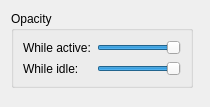
<ui version="4.0" >
 <class>saverConfig</class>
 <widget class="QWidget" name="saverConfig" >
  <property name="geometry" >
   <rect>
    <x>0</x>
    <y>0</y>
    <width>210</width>
    <height>107</height>
   </rect>
  </property>
  <property name="windowTitle" >
   <string>Configure Plasma</string>
  </property>
  <layout class="QFormLayout" name="formLayout" >
   <item row="0" column="0" >
    <widget class="QGroupBox" name="opacityGroup" >
     <property name="title" >
      <string>Opacity</string>
     </property>
     <layout class="QGridLayout" name="gridLayout" >
      <item row="0" column="0" >
       <widget class="QLabel" name="activeLabel" >
        <property name="text" >
         <string>While active:</string>
        </property>
        <property name="buddy" >
         <cstring>activeSlider</cstring>
        </property>
       </widget>
      </item>
      <item row="2" column="0" >
       <widget class="QLabel" name="idleLabel" >
        <property name="text" >
         <string>While idle:</string>
        </property>
        <property name="buddy" >
         <cstring>idleSlider</cstring>
        </property>
       </widget>
      </item>
      <item row="2" column="1" >
       <widget class="QSlider" name="idleSlider" >
        <property name="maximum" >
         <number>10</number>
        </property>
        <property name="singleStep" >
         <number>1</number>
        </property>
        <property name="pageStep" >
         <number>2</number>
        </property>
        <property name="value" >
         <number>10</number>
        </property>
        <property name="orientation" >
         <enum>Qt::Horizontal</enum>
        </property>
       </widget>
      </item>
      <item row="0" column="1" >
       <widget class="QSlider" name="activeSlider" >
        <property name="minimum" >
         <number>1</number>
        </property>
        <property name="maximum" >
         <number>10</number>
        </property>
        <property name="singleStep" >
         <number>1</number>
        </property>
        <property name="pageStep" >
         <number>2</number>
        </property>
        <property name="value" >
         <number>10</number>
        </property>
        <property name="orientation" >
         <enum>Qt::Horizontal</enum>
        </property>
       </widget>
      </item>
     </layout>
    </widget>
   </item>
  </layout>
 </widget>
 <resources/>
 <connections/>
</ui>
